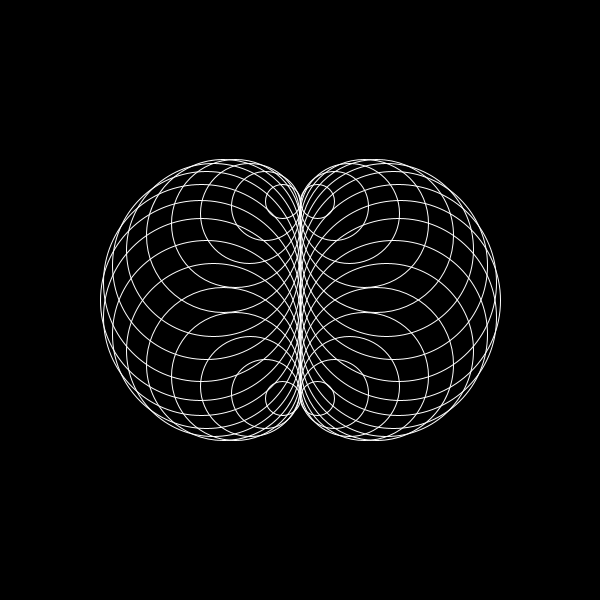
Frame 1 (no input)
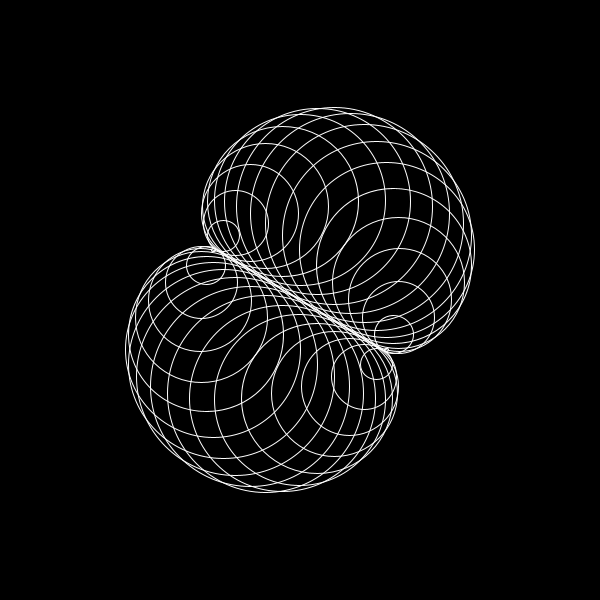
Frame 60 (the mouse pressed at the canvas centre just before this capture)
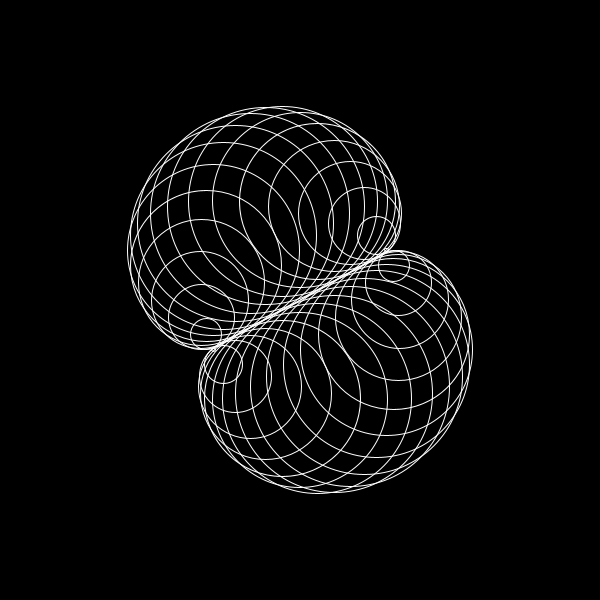
Frame 120 (the mouse held since frame 60 and released just before this capture)

The Processing sketch that drew these frames (run headless with seeded random() and noise(); from frame 60 on, the mouse is pressed at the canvas centre):

// Processing sketch: processing_83505
// ── processing_83505.pde

int time = 0;

void setup(){
  size(600, 600);
  noFill();
  stroke(255);
}

void draw(){
  background(0);
  for(int i = 0; i < 360; i+= 10){
    float x = cos(radians(i)) * 100 + width / 2;
    float y = sin(radians(i)) * 100 + height / 2;
    float w = cos(radians(time + i)) * 200;
    w=abs(w);
    ellipse(x, y, w, w);
  }
  time++;
}
